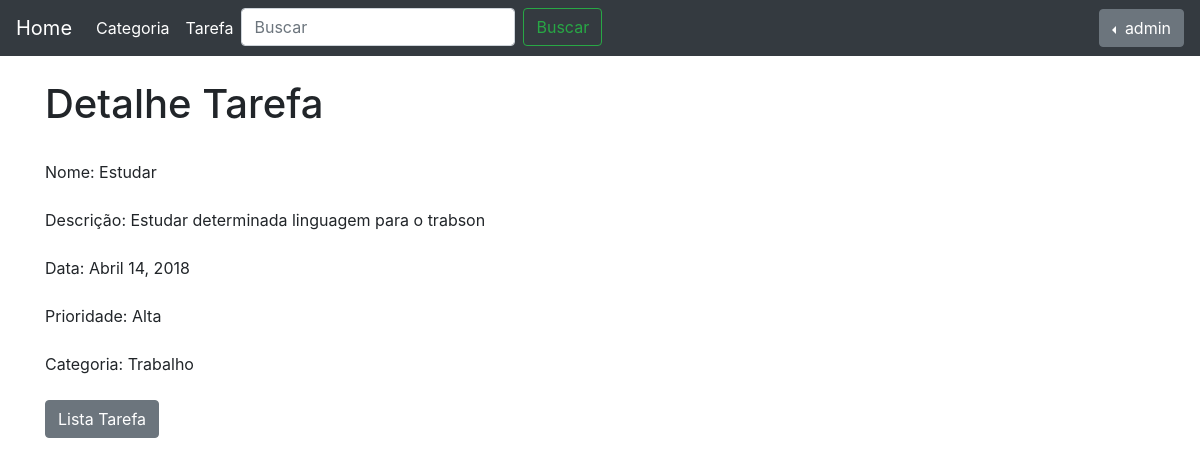
Before: /tarefas/detalhes-tarefa/12/ (signed in) with the older database file.
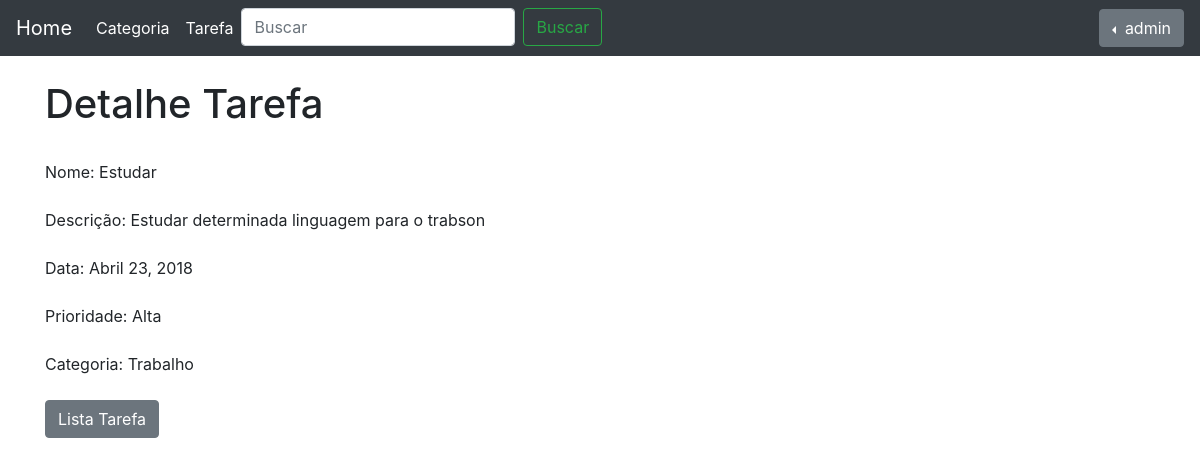
After: the same page with the newer database file.
### tarefas/models.py (models this page shows, shortened)
class Tarefa(models.Model):
    PRIORIDADE_CHOICES = (
        ('B', 'Baixa'),
        ('M', 'Média'),
        ('A', 'Alta'),
    )
    STATUS_CHOICES = (
        ('EA', 'Em Andamento'),
        ('C', 'Concluído'),
        ('CD', 'Cancelada'),
    )
    nome = models.CharField(max_length=100, verbose_name='Nome')
    descricrao = models.TextField(verbose_name='Descrição', blank=True)
    data_final = models.DateField(verbose_name='Data Final')
    prioridade = models.CharField(verbose_name='Prioridade', max_length=1, choices=PRIORIDADE_CHOICES)
    categoria = models.ForeignKey(Categoria, verbose_name='Categoria', on_delete=models.PROTECT)
    user = models.ForeignKey(User, on_delete=models.PROTECT)
    status = models.CharField(verbose_name='Status', max_length=2, choices=STATUS_CHOICES, blank=True, default='EA')
    objects = TarefaManager()

class Categoria(models.Model):
    nome = models.CharField(max_length=100, verbose_name='Nome')
    descricrao = models.TextField(verbose_name='Descrição')
    user = models.ForeignKey(User, on_delete=models.PROTECT)
    def __str__(self):
        return self.nome

### tarefas/views.py (the view)
# urls.py: url('^detalhes-tarefa/(?P<id>[0-9]+)/$', views.detalhes_tarefa, name = 'detalhes-tarefa'),
@login_required
def detalhes_tarefa(request, id):
    tarefa = get_object_or_404(Tarefa, id=id, user=request.user)
    return render(request, 'tarefas/detalhes_tarefa.html', {'tarefa':tarefa})

### tarefas/templates/tarefas/detalhes_tarefa.html (shortened to what this page needs)
{% extends "base.html" %}
    {% block body %}
    <h1>Detalhe Tarefa</h1>
    <br/>
        <form class="" action="" method="post">
            <div class="form-group">
                <label for="">Nome:</label>
                {{ tarefa.nome}}
            </div>
            <div class="form-group">
                <label for="">Descrição:</label>
                {{ tarefa.descricrao}}
            </div>
            <div class="form-group">
                <label for="">Data:</label>
                {{ tarefa.data_final}}
            </div>
            <div class="form-group">
                <label for="">Prioridade:</label>
                {{ tarefa.get_prioridade_display}}
            </div>
            <div class="form-group">
                <label for="">Categoria:</label>
                {{ tarefa.categoria}}
            </div>
            <div class="form-group">
                <a href="{% url 'tarefas:lista-tarefa' %}" class="btn btn-secondary" role="button">Lista Tarefa</a>
            </div>
        </form>
    {% endblock body %}

Changed rows visible on the page:
changed Tarefa "Estudar": data_final "Abril 14, 2018" → "Abril 23, 2018"
